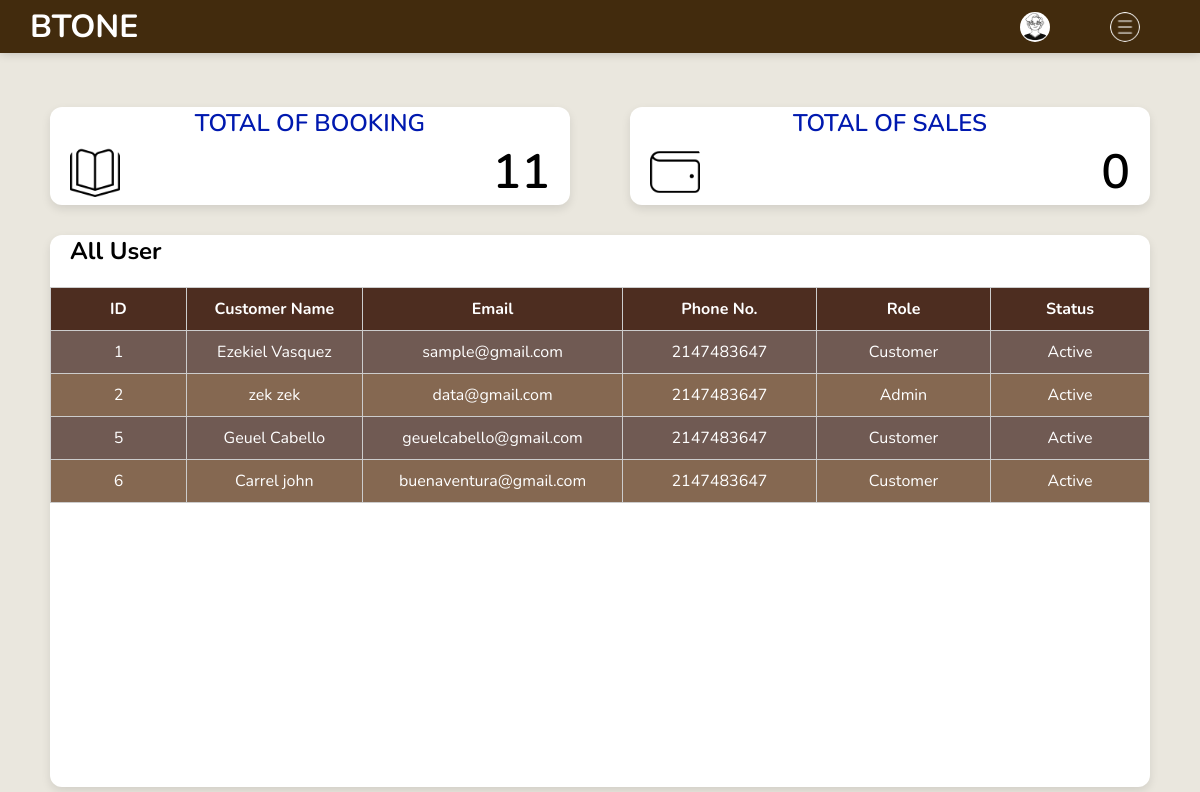
The app's page /Client/PHP/admin.php (upper part), older data.
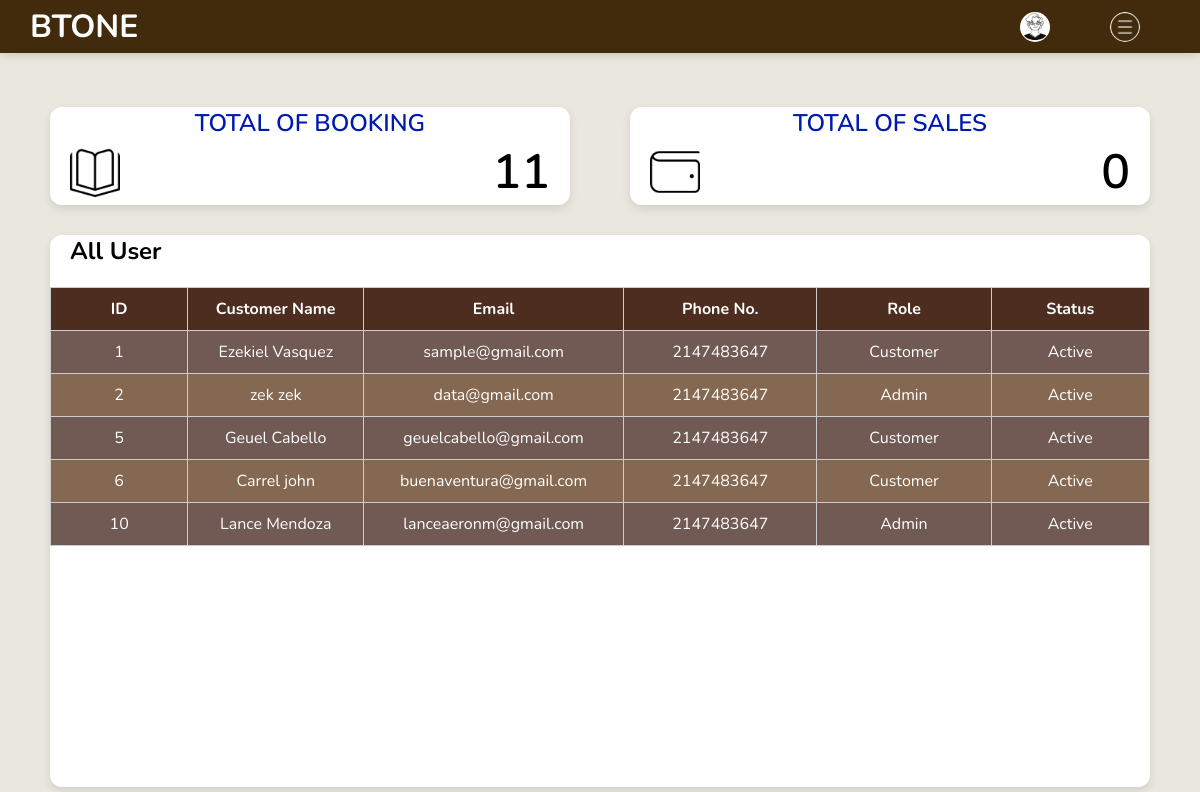
The same page, newer data.
### tables this page shows
CREATE TABLE IF NOT EXISTS `btuser` (
  `bt_user_id` int NOT NULL AUTO_INCREMENT,
  `bt_first_name` varchar(100) NOT NULL,
  `bt_last_name` varchar(100) NOT NULL,
  `bt_email` varchar(191) DEFAULT NULL,
  `bt_phone_number` int NOT NULL,
  `bt_password_hash` mediumtext,
  `bt_created_at` datetime NOT NULL DEFAULT CURRENT_TIMESTAMP,
  `bt_updated_at` datetime DEFAULT NULL,
  `bt_is_active` tinyint NOT NULL DEFAULT '1',
  `bt_privilege_id` int NOT NULL DEFAULT '2',
  PRIMARY KEY (`bt_user_id`),
  UNIQUE KEY `email_unique` (`bt_email`),
  KEY `fk_btuser_privilege` (`bt_privilege_id`)
);

### Client/includes/allData.php (called while the page is built, shortened)
<?php
class AllData
{
    private $pdo;
    public function __construct($pdo)
    {
        $this->pdo = $pdo;
    }
    public function getAllUser()
    {
        $stmt = $this->pdo->prepare("SELECT `bt_user_id`, `bt_first_name`, `bt_last_name`, `bt_email`, `bt_phone_number`, `bt_is_active`, `bt_privilege_id` FROM `btuser`");
        $stmt->execute();
        return $stmt->fetchAll(PDO::FETCH_ASSOC);
    }
    public function getTotalBooking(){
        $stmt = $this->pdo->prepare("SELECT COUNT(*) as total FROM bookings");
        $stmt->execute();
        return $stmt->fetch(PDO::FETCH_ASSOC)['total'];
    }
    public function getTotalSales(){
        $stmt = $this->pdo->prepare("SELECT COUNT(*) as total FROM sales where status  = 2");
        $stmt->execute();
        return $stmt->fetch(PDO::FETCH_ASSOC)['total'];
    }
}

### Client/PHP/admin.php (the view, shortened to what this page needs)
<?php
require_once "../includes/dbh.inc.php";
require_once "../includes/allData.php";
require_once "../includes/userData.php";
$data = new AllData($pdo);
$users = $data->getAllUser();
$totalBooking = $data->getTotalBooking();
$totalSales = $data->getTotalSales();
?>
<!DOCTYPE html>
<html lang="en">
<head>
  <link rel="stylesheet" href="../CSS/style.css" />
</head>
<body>
  <header>
    <h1 class="company-name">BTONE</h1>
    <nav class="nav-bar">
      <ul>
        <li><a href="admin.php"><img src="../Img/Login/boy.png" alt="" class="img-round"> <?php echo $fullname ?> </a>
        </li>
        <li class="dropdown">
          <a href="#"><img src="../Img/menu.png" alt="" class="img-round"></a>
        </li>
      </ul>
    </nav>
  </header>
  <main>
    <section class="combo-display-flex-space-between my-30 admin-content-data">
      <div class="card col-6 mx-20 w-100">
        <h4>TOTAL OF BOOKING</h4>
        <div class="content">
          <img src="../Img/admin/book-open-cover.png" alt="">
          <h1><?php echo $totalBooking; ?></h1>
        </div>
      </div>
      <div class="card col-6 mx-20 w-100">
        <h4>TOTAL OF SALES</h4>
        <div class="content">
          <img src="../Img/admin/wallet.png" alt="">
          <h1><?php echo $totalSales; ?></h1>
        </div>
      </div>
    </section>
    <section class="combo-display-flex">
      <div class="card mx-20 w-100 list-of-booking">
        <div class="header-content">
          <h1>All User</h1>
        </div>
        <div class="content table-container">
          <table>
            <thead>
              <th>ID</th>
              <th>Customer Name</th>
              <th>Email</th>
              <th>Phone No.</th>
              <th>Role</th>
              <th>Status</th>
            </thead>
            <tbody>
              <?php foreach ($users as $user): ?>
                <tr>
                  <td><?= htmlspecialchars($user['bt_user_id']) ?></td>
                  <td><?= htmlspecialchars($user['bt_first_name']) . ' ' . htmlspecialchars($user['bt_last_name']) ?>
                  </td>
                  <td><?= htmlspecialchars($user['bt_email']) ?></td>
                  <td><?= htmlspecialchars($user['bt_phone_number']) ?></td>
                  <td>
                    <?= ($user['bt_privilege_id'] == 1) ? 'Admin' : 'Customer'; ?>
                  </td>
                  <td>
                    <?= ($user['bt_is_active'] == 1) ? 'Active' : 'Inactive'; ?>
                  </td>
                </tr>
              <?php endforeach; ?>
            </tbody>
          </table>
        </div>
      </div>
    </section>
  </main>
</body>
</html>

### Client/CSS/style.css (style rules this page uses)
:root { --primary-background-color: #422b0d; --secondary-background-color: #eae7de; --third-background-color: #ffffff; --primary-text-color: #000000; --secondary-text-color: #ffffff; --third-text-color: #0019af; --primary-font-family: "Nunito", sans-serif; --primary-card-color: #fff; --button-book-now: #187900; --button-book-now-hover: #0f5c00; --button-view-now: #6b411e; --button-view-now-hover: #332217; --button-secondary: #dddddd; }
* { margin: 0; padding: 0; box-sizing: border-box; font-family: var(--primary-font-family); scroll-behavior: smooth; }
body { background-color: var(--secondary-background-color); min-height: 100vh; }
.combo-display-flex { display: flex; justify-content: center; align-items: center; }
.combo-display-flex-space-between { display: flex; justify-content: space-between; align-items: center; margin-top: 1.5rem; }
.card { border-radius: 12px; overflow: hidden; background: #fff; box-shadow: 0 4px 10px rgba(0,0,0,0.1); }
.card img { width: 100%; height: auto; display: block; }
section { margin: 10px 0; padding: 0 10px; }
.w-100 { width: 100% !important; }
.my-30 { margin: 30px 0; }
.mx-20 { margin: 0 20px; }
.col-6 { flex: 6; }
.admin-content-data { flex-wrap: wrap; gap: 20px; }
.admin-content-data .card { display: flex; justify-content: flex-start; align-items: center; flex-direction: column; }
.admin-content-data .card h4 { font-size: 1.5rem; font-weight: 600; margin: 0; padding: 0; color: var(--third-text-color); }
.admin-content-data .card .content { display: flex; justify-content: space-between; align-items: center; width: 100%; padding: 0 20px; }
.admin-content-data .card .content img { width: 50px; height: auto; border-radius: 8px; }
.admin-content-data .card .content h1 { font-size: 3rem; font-weight: 600; }
.list-of-booking { display: flex; flex-direction: column; flex-wrap: wrap; gap: 20px; }
.header-content { display: flex; justify-content: space-between; align-items: center; width: 100%; padding: 0 20px; }
.list-of-booking .content { overflow: auto; height: 500px; }
main { padding: 20px; padding-top: 77px; background-color: var(--secondary-background-color); }
.table-container { width: 100%; overflow: auto; }
table { width: 100%; border-collapse: collapse; margin: 0; padding: 0; font-size: 1em; font-family: Arial, sans-serif; color: #ffffff; background: #856851; border: 1px solid #ccc; overflow: auto; }
table thead th { padding: 10px; font-weight: bold; border: 1px solid #ccc; background: #4d2d20; }
table tbody tr { border-bottom: 1px solid #ccc; }
table tbody tr:nth-child(odd) { background: #705a53; }
table tbody td { padding: 10px; border: 1px solid #ccc; text-align: center; width: 400px; }
a { text-decoration: none; color: #003ada; }
header { display: flex; justify-content: space-between; align-items: center; background-color: var(--primary-background-color); box-shadow: 0 0 10px rgba(0, 0, 0, 0.2); padding: 5px 30px; position: fixed; width: 100%; z-index: 1; }
.company-name { color: var(--secondary-text-color); }
.nav-bar ul { display: flex; justify-content: space-evenly; align-items: center; list-style: none; flex-direction: row; }
.nav-bar ul li { margin: 0 10px; }
.nav-bar ul li a { text-decoration: none; color: var(--secondary-text-color); font-size: 1.2rem; display: flex; align-items: center; }
.img-round { width: 30px; height: 30px; border-radius: 50%; margin: 5px 20px; }
.dropdown { position: relative; display: inline-block; }

Row changes from the older to the newer data that the page shows:
added btuser: bt_user_id "10", bt_first_name "Lance", bt_last_name "Mendoza", bt_email "lanceaeronm@gmail.com", bt_phone_number "2147483647", shows "Admin", bt_is_active "Active"
